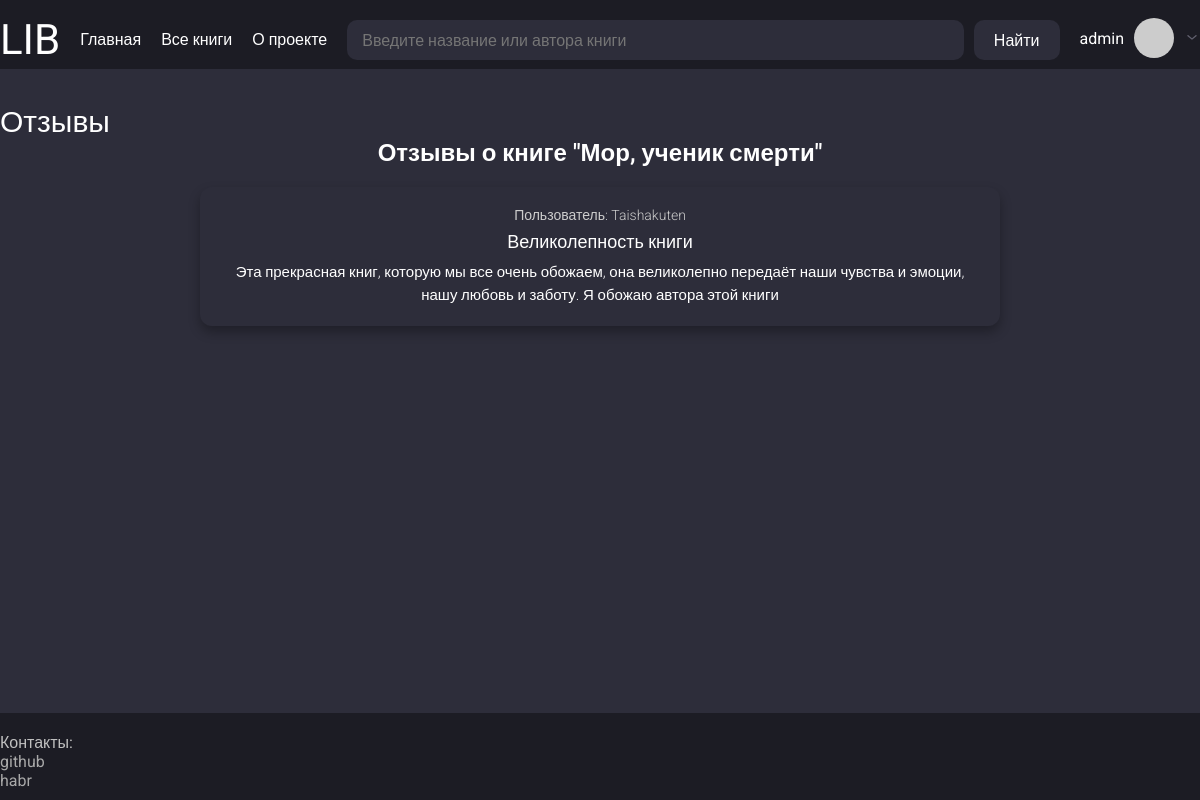
The app's page /books/1/reviews (signed in) with its own data.
### app/models.py (models this page shows, shortened)
class User(UserMixin, db.Model):
    __tablename__ = "users"
    id = sa.Column(sa.Integer, primary_key=True, autoincrement=True)
    username = sa.Column(sa.String(50), index=True, unique=True, nullable=False)
    email = sa.Column(sa.String(120), index=True, unique=True, nullable=False)
    hashed_password = sa.Column(sa.String(256), nullable=True)
    status = sa.Column(sa.String(25), default="rejected", nullable=True)  # approved, pending
    role = sa.Column(sa.String(15), default="user", nullable=True)  # admin
    reviews = so.relationship("Review", back_populates="user", cascade="all, delete-orphan")
    books = so.relationship("Book", secondary=users_books, back_populates="users")
    def avatar(self, size):
        digest = md5(self.email.lower().encode('utf-8')).hexdigest()
        return f"https://www.gravatar.com/avatar/{digest}?s={size}&d=identicon"

class Book(db.Model):
    __tablename__ = "books"
    id = sa.Column(sa.Integer, primary_key=True, autoincrement=True)
    title = sa.Column(sa.String(100), nullable=False, index=True)
    description = sa.Column(sa.String, nullable=True)
    link_to_download = sa.Column(sa.String, nullable=True)
    bin_preview_photo = sa.Column(sa.LargeBinary, nullable=True)
    reviews = so.relationship("Review", back_populates="book", cascade="all, delete-orphan")
    tags = so.relationship("Tag", secondary=books_tags, back_populates="books")
    authors = so.relationship("Author", secondary=authors_books, back_populates="books")
    users = so.relationship("User", secondary=users_books, back_populates="books")
    @classmethod
    def is_exists(cls, book_id):
        return db.session.query(cls).filter(cls.id == book_id).first()

class Review(db.Model):
    __tablename__ = "reviews"
    id = sa.Column(sa.Integer, primary_key=True, autoincrement=True)
    title = sa.Column(sa.String(256), nullable=False)
    text = sa.Column(sa.String, nullable=False)
    user_id = sa.Column(sa.Integer, sa.ForeignKey("users.id"), nullable=False)
    book_id = sa.Column(sa.Integer, sa.ForeignKey("books.id"), nullable=False)
    user = so.relationship("User", back_populates="reviews")
    book = so.relationship("Book", back_populates="reviews")

### app/routes.py (the view)
@app.route("/books/<int:book_id>/reviews")
def book_reviews_list(book_id):
    params = {"title": "Отзывы",
              "local_css_file": "reviews.css"}
    try:
        reviews = get_reviews_for_book(book_id)
        if reviews:
            params["reviews"] = reviews
    except Exception as e:
        params["error_message"] = str(e)
    return render_template("book_reviews.html", **params)

### app/models.py (called while the page is built)
@login.user_loader
def load_user(id):
    return db.session.get(User, int(id))

### app/services.py (called while the page is built)
def get_reviews_for_book(book_id):
    book = Book.is_exists(book_id)
    if not book:
        raise ValueError("Такой книги не существует")
    return book.reviews

### app/templates/book_reviews.html
{% extends "base.html" %}
{% block content %}
<div class="book-reviews-page">
    <h2 class="reviews-section-title">Отзывы о книге "{{ reviews[0].book.title }}"</h2>
    <div class="reviews-list">
        {% if reviews %}
            {% for review in reviews %}
                <div class="review-card">
                    <p class="review-author"><a href="{{ url_for('user_account', username=review.user.username) }}">Пользователь: {{ review.user.username }}</a></p>
                    <p class="review-title"><a href="{{ url_for('user_review_detail', username=review.user.username, review_id=review.id) }}">{{ review.title }}</a></p>
                    <p class="review-text">{{ review.text }}</p>
                </div>
            {% endfor %}
        {% else %}
            <p class="review-title">У данной книги ещё нет отзывов</p>
        {% endif %}
    </div>
</div>
{% endblock %}

### app/templates/base.html (shortened to what this page needs)
<!DOCTYPE html>
<html lang="ru">
<head>
    <link href="{{ url_for('static', filename='/css/style.css') }}" rel="stylesheet">
    {% if local_css_file %}
        <link href="{{ url_for('static', filename='/css/' ~ local_css_file) }}" rel="stylesheet">
    {% endif %}
</head>
<body>
    <div class="wrapper">
        <header class="header">
            <div class="container header-container">
                <div class="header-logo-container">
                    <p class="header-logo"><a href="{{ url_for('index') }}" class="header-logo-link">LIB</a></p>
                </div>
                <ul class="header-menu">
                    <li><a href="{{ url_for('index') }}" class="header-logo-link">Главная</a></li>
                    <li><a href="{{ url_for('books_list') }}" class="header-logo-link">Все книги</a></li>
                    <li><a href="#" class="header-logo-link">О проекте</a></li>
                </ul>
                <div class="header-search-container">
                    <input type="search" class="header-search" placeholder="Введите название или автора книги">
                    <button class="search-button-submit">Найти</button>
                </div>
                <div class="header-user-container">
                    {% if current_user.is_authenticated %}
                        <p class="header-user-nickname">
                            <a href="{{ url_for('user_account', username=current_user.username) }}" class="user-nickname-link">{{ current_user.username }}</a>
                        </p>
                        <img class="header-user-img" src="{{ current_user.avatar(60) }}" alt="Аватар">
                        <button class="arrow-userinfo-button">
                            <img class="header-arrow-down" src="{{ url_for('static', filename='images/arrow-ios-down.svg') }}" alt="Стрелка вниз">
                        </button>
                    {% else %}
                        <p class="header-user-nickname">
                            <a href="{{ url_for('register') }}" class="user-nickname-link">Зарегистрироваться</a>
                            <a href="{{ url_for('register') }}" class="user-nickname-link">Войти</a>
                        </p>
                    {% endif %}
                </div>
            </div>
        </header>
        <main class="main">
            <div class="container">
                <div class="main-container">
                    <h1 class="main-title">{{ title }}</h1>
                    {% block content %}{% endblock %}
                </div>
            </div>
        </main>
        <footer class="footer">
            <div class="container">
                <div class="footer-container">
                    <div class="footer-contact-container">
                        <p class="contact-title">Контакты:</p>
                        <ul class="contact-list">
                            <li><a href="https://github.com/taishakutenn" class="footer-contact-link">github</a></li>
                            <li><a href="https://habr.com/ru/users/taishakuten" class="footer-contact-link">habr</a></li>
                        </ul>
                    </div>
                </div>
            </div>
        </footer>
    </div>
</body>
</html>

### app/static/css/style.css (style rules this page uses)
html, body { margin: 0; padding: 0; height: 100%; font-family: 'Roboto', sans-serif; background-color: #2D2D3A; color: #FFFFFF; }
.wrapper { min-height: 100%; display: flex; flex-direction: column; }
.container { max-width: 1220px; width: 100%; margin: 0 auto; padding-top: 15px; padding-bottom: 5px; }
.header { background-color: #1C1C24; width: 100%; }
.header-container { display: flex; justify-content: space-between; align-items: flex-start; gap: 20px; flex-wrap: wrap; }
.header-logo { font-size: 42px; margin: 0; }
.header-logo-link { text-decoration: none; color: inherit; }
.header-menu { display: flex; gap: 20px; list-style: none; padding: 0; margin-top: 15px; }
.header-search-container { display: flex; gap: 10px; flex-grow: 1; margin-top: 5px; }
.header-search { background-color: #2D2D3A; border: none; border-radius: 10px; padding: 10px 15px; color: white; flex-grow: 1; height: 40px; box-sizing: border-box; }
.search-button-submit { background-color: #2D2D3A; border: none; border-radius: 10px; color: white; padding: 0 20px; height: 40px; cursor: pointer; box-sizing: border-box; }
.header-user-container { display: flex; align-items: center; gap: 10px; margin-top: 3px; }
.header-user-nickname { margin: 0; }
.user-nickname-link { text-decoration: none; color: inherit; }
.header-user-img { width: 40px; height: 40px; border-radius: 50%; }
.arrow-userinfo-button { background: none; border: none; cursor: pointer; }
.header-arrow-down { width: 16px; height: 16px; }
.main { flex-grow: 1; padding: 20px 0; }
.main-container { display: flex; flex-direction: column; }
.main-title { font-size: 30px; }
.footer { background-color: #1C1C24; width: 100%; padding: 5px 0; }
.footer-container { display: flex; justify-content: space-between; }
.footer-contact-container { display: flex; flex-direction: column; }
.contact-title { color: #C0C0C0; }
.contact-list { margin-top: a; }
.footer-contact-link { color: #A9A9A9; text-decoration: none; }

### app/static/css/reviews.css (style rules this page uses)
.reviews-section-title, .review-detail-title { font-size: 24px; font-weight: 600; margin-bottom: 20px; text-align: center; }
.reviews-list { display: flex; flex-direction: column; gap: 15px; max-width: 800px; margin: 0 auto; }
.review-card, .review-detail-card { background-color: #2D2D3A; border-radius: 12px; padding: 20px; box-shadow: 0 6px 12px rgba(0, 0, 0, 0.3); transition: transform 0.2s ease; }
.review-title { font-size: 18px; font-weight: 500; margin: 8px 0; text-align: center; }
.review-title a { text-decoration: none; color: inherit; }
.review-text, .review-full-text { font-size: 15px; font-weight: 300; line-height: 1.5; text-align: center; }
.review-author, .review-book-title, .review-author a { font-size: 14px; font-weight: 300; color: #CCCCCC; text-align: center; margin-bottom: 6px; }

### records on screen
User: username "admin"
Book: title "Мор, ученик смерти"
Review: user.username "Taishakuten", title "Великолепность книги", text "Эта прекрасная книг, которую мы все очень обожаем, она великолепно передаёт наши чувства и эмоции, нашу любовь и заботу. Я обожаю автора этой книги"

### other values on screen
{{ title }} "Отзывы"
